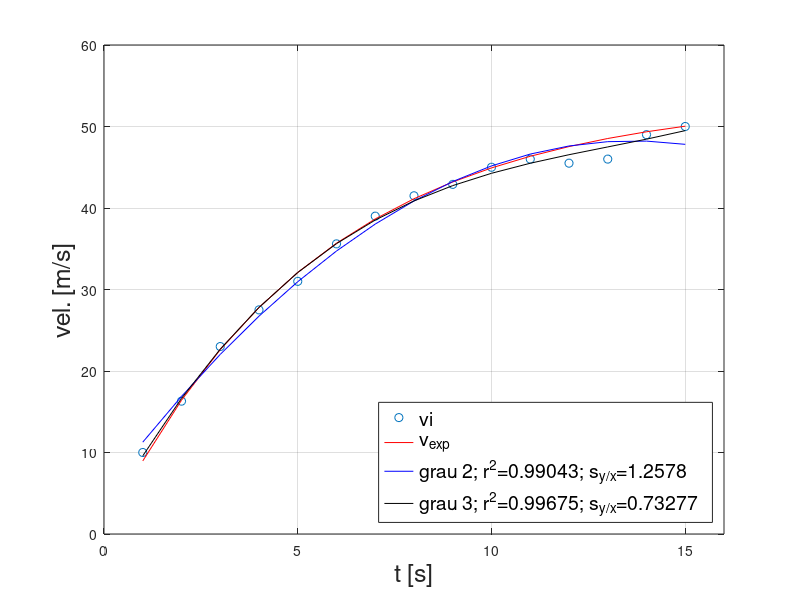

This figure's MATLAB source:
clear all
close all
clc

fontsize_text = 18

t = 1:15;
vi = [10, 16.3, 23, 27.5, 31, 35.6,  39, 41.5, 42.9, 45, 46, 45.5, 46, 49, 50];

plot(t, vi, 'o')

n = length(vi);

m = 68.1; c = 12.5; g = 9.81;
v_exp = g*m/c*(1-exp(-c/m*t));

p_grau2 = polyfit(t, vi, 2);
y_grau2 = p_grau2(1)*t.^2+p_grau2(2)*t+p_grau2(3);

p_grau3 = polyfit(t, vi, 3);
y_grau3 = p_grau3(1)*t.^3+p_grau3(2)*t.^2+p_grau3(3)*t+p_grau3(4);

n = length(t);

a2_grau2 = p_grau2(1);
a1_grau2 = p_grau2(2);
a0_grau2 = p_grau2(3);

St = sum((vi - mean(vi)).^2)
s_y = sqrt(St/(n-1))

disp('Grau 2')
Sr_grau2= sum((vi-(a0_grau2+a1_grau2*t+a2_grau2*t.^2)).^2)
r2_grau2  = (St-Sr_grau2)/St
s_yx_grau2  = sqrt(Sr_grau2/(n-2))

a3_grau3 = p_grau3(1);
a2_grau3 = p_grau3(2);
a1_grau3 = p_grau3(3);
a0_grau3 = p_grau3(4);

disp('Grau 3')
Sr_grau3= sum((vi-(a0_grau3+a1_grau3*t+a2_grau3*t.^2+a3_grau3*t.^3)).^2)
r2_grau3  = (St-Sr_grau3)/St
s_yx_grau3  = sqrt(Sr_grau3/(n-2))

hold on
plot(t, v_exp, 'r')
plot(t, y_grau2, 'b')
plot(t, y_grau3, 'k')
grid on
xlabel('t [s]', 'FontSize', fontsize_text)
ylabel('vel. [m/s]', 'FontSize', fontsize_text)
xlim([0,16])
legend('vi', 'v_{exp}', strcat('grau 2; r^2=', num2str(r2_grau2), '; s_{y/x}=', num2str(s_yx_grau2)), strcat('grau 3; r^2=', num2str(r2_grau3), '; s_{y/x}=', num2str(s_yx_grau3)), 'Location', 'southeast', 'FontSize', 14)
hold off
